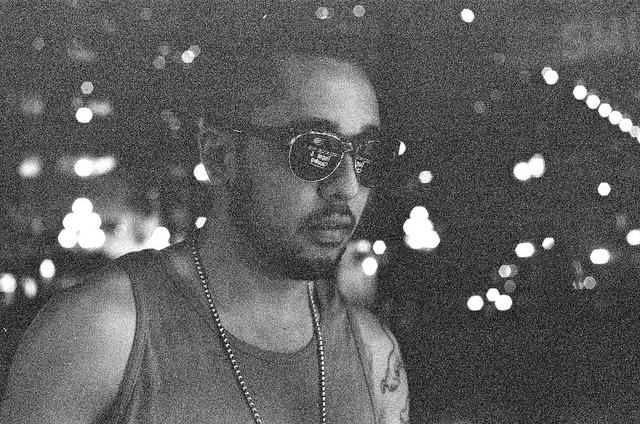
#> input picture img/22.jpg, 640 x 424 px
$ python histograma.py
#> lines starting #> are read from the running program, lines starting #| are printed output that depends on the picture
#> the answer given: img/22.jpg
#> further down, img is the input picture: shape (424, 640, 3); min 0, max 255, mean 93.4
import matplotlib.pyplot as plt
import cv2

def showImage(title, pos, effect = None):
    image = plt.subplot(pos)
    image.set_title(title)
    image.set_yticks([]), image.set_xticks([])
    image.imshow(cv2.cvtColor(img, cv2.COLOR_BGR2RGB), cmap = effect)

def calculateIntensity(plot, plot2):
    intervals = ()
    intensities = []
    for i in range(256):
        intervals = intervals + (i,)
        intensities.append(0)

    for y in range(img.shape[0]):
        for x in range(img.shape[1]):
            g = img[y, x]
            intensities[g] += 100/(img.shape[0] * img.shape[1])
#> after the loop, intensities = 256 values, max 1.22 at index 73, min 0.00442 at index 3, mean 0.391

    graph.set_title("Light intensity in picture")
    graph.set_xlabel("Intensity")
    #print(intensities)
    plot.bar(intervals, intensities, align = "edge", width = 0.3)

    maxGray = 0
    for y in range(img.shape[0]):
        for x in range(img.shape[1]):
            if(img[y, x] > maxGray):
                maxGray = img[y, x]
#> after the loop, maxGray = 255
    const = 255 / maxGray
#> const = 1

    for y in range(img.shape[0]):
        for x in range(img.shape[1]):
            img[y, x] = int(img[y, x] * const)
            g = img[y, x]
            intensities[g] += 100/(img.shape[0] * img.shape[1])
#> after the loop, intensities = 256 values, max 2.44 at index 73, min 0.00884 at index 3, mean 0.781

    graph2.set_title("Light intensity in windowed picture")
    graph2.set_xlabel("Intensity")
    #print(intensities)
    plot2.bar(intervals, intensities, align = "edge", width = 0.3)


imgName = input("Filename: ")
img = cv2.imread(imgName)
graph, graph2 = plt.subplot(223), plt.subplot(224)
showImage("Grayscale Image", 221, "gray")
img = cv2.cvtColor(img, cv2.COLOR_BGR2GRAY)
calculateIntensity(graph, graph2)
showImage("Windowed Grayscale Image", 222)
plt.show()
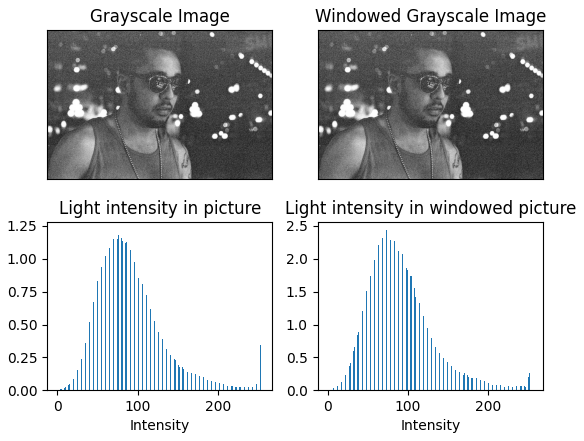
#> figure drawn by matplotlib, 4 panels; panel 1: tallest bar 1.22 high, from x = 73 to 73.3; panel 2: tallest bar 2.44 high, from x = 73 to 73.3

$ run again, on img/bike.jpg
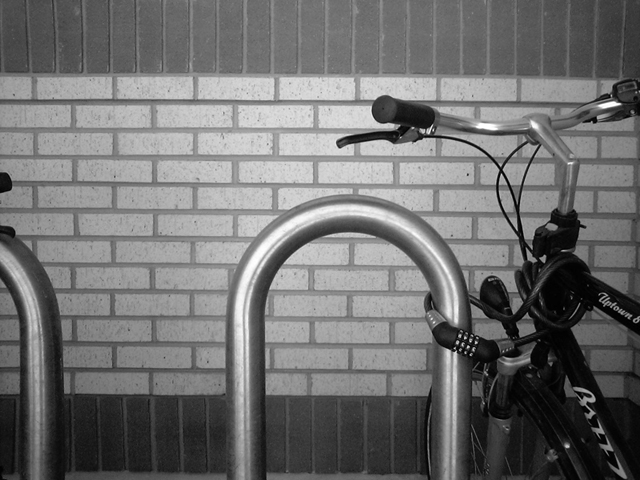
#> input picture img/bike.jpg, 640 x 480 px
#> img is the input picture: shape (480, 640, 3); min 0, max 255, mean 112.2
#> img: shape (480, 640)
#> after the loop in calculateIntensity, `for y in range(img.shape[0]):`: intensities = 256 values, max 0.838 at index 113, min 0.00846 at index 253, mean 0.391
#> after the loop in calculateIntensity, `for y in range(img.shape[0]):`: maxGray = 255
#> const = 1
#> after the loop in calculateIntensity, `for y in range(img.shape[0]):`: intensities = 256 values, max 1.68 at index 113, min 0.0169 at index 253, mean 0.781
#> `plt.show()`:
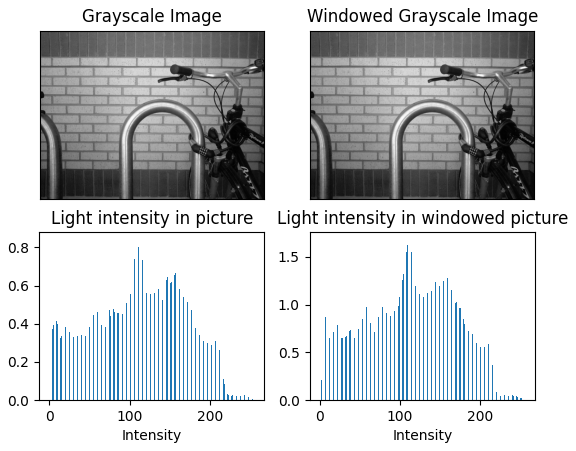
#> figure drawn by matplotlib, 4 panels; panel 1: tallest bar 0.838 high, from x = 113 to 113.3; panel 2: tallest bar 1.68 high, from x = 113 to 113.3

$ run again, on img/boo.jpg
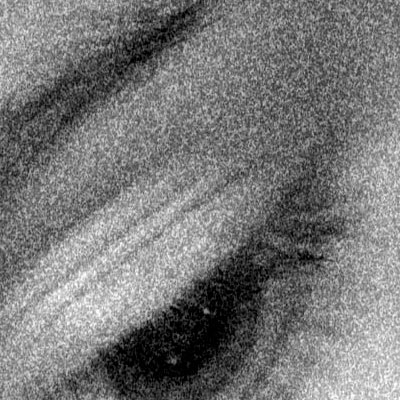
#> input picture img/boo.jpg, 400 x 400 px
#> img is the input picture: shape (400, 400, 3); min 0, max 255, mean 119.1
#> img: shape (400, 400)
#> after the loop in calculateIntensity, `for y in range(img.shape[0]):`: intensities = 256 values, max 0.966 at index 0, min 0.00438 at index 252, mean 0.391
#> after the loop in calculateIntensity, `for y in range(img.shape[0]):`: maxGray = 255
#> const = 1
#> after the loop in calculateIntensity, `for y in range(img.shape[0]):`: intensities = 256 values, max 1.93 at index 0, min 0.00875 at index 252, mean 0.781
#> `plt.show()`:
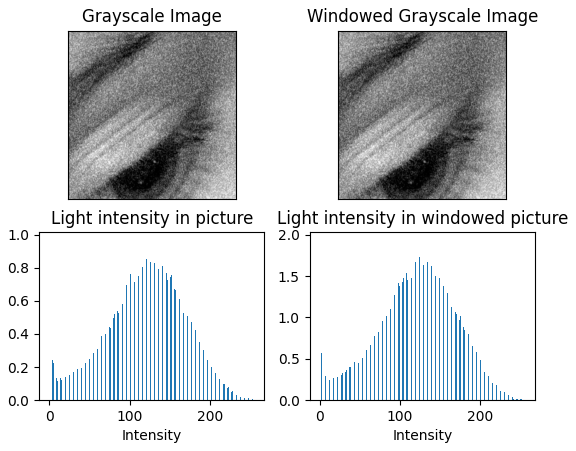
#> figure drawn by matplotlib, 4 panels; panel 1: tallest bar 0.966 high, from x = 0 to 0.3; panel 2: tallest bar 1.93 high, from x = 0 to 0.3
